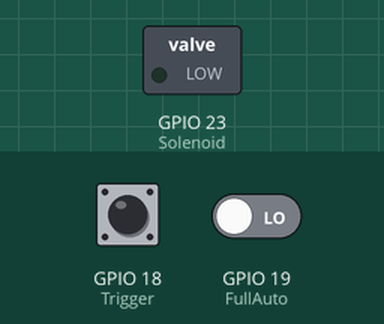
This program was run on a simulated ESP32. Parts: switched loads named in the program (green lamp = pin HIGH). Dashed ring = blinking. The test bench sets the inputs (shaded band); at power-on: GPIO 18 (Trigger) LOW, GPIO 19 (FullAuto) LOW. What the program prints to the serial monitor is not drawn.

Above: at 2.2 s.
2.3 s: GPIO 18 (Trigger) driven HIGH
At 2.9 s:
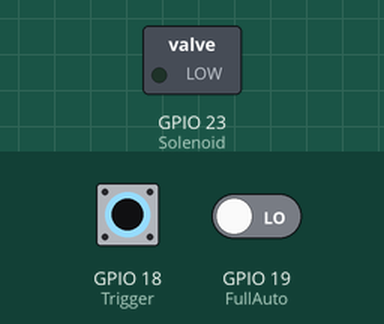
3.8 s: GPIO 19 (FullAuto) driven HIGH
At 6.7 s:
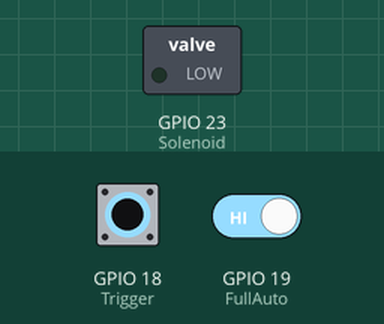
6.8 s: GPIO 18 (Trigger) driven LOW
At 7.7 s:
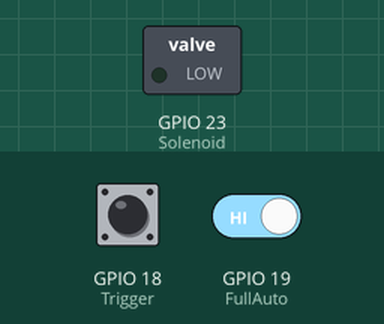
8.3 s: GPIO 18 (Trigger) pulsed HIGH 2 times (0.12 s each, 0.3 s apart)
11.9 s: GPIO 18 (Trigger) driven HIGH and GPIO 19 (FullAuto) driven LOW
At 12.7 s:
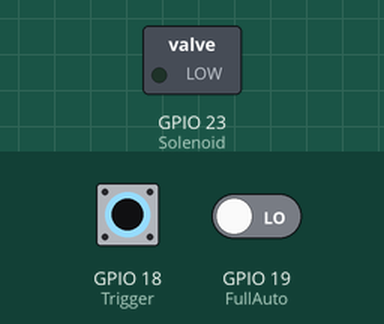
Timing chart, 0 to 14.9 s (numbered marks = the images above; inputs shaded):
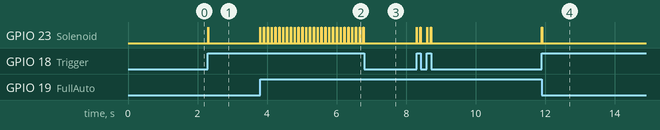

Measured:
- after the input at 2.3 s, GPIO 23 (Solenoid): LOW → HIGH at once, → LOW 0.01 s later
- after the input at 3.8 s, GPIO 23 (Solenoid): alternates HIGH for 0.01 s and LOW for 0.10 s, starting at once
- after the input at 6.8 s, GPIO 23 (Solenoid): stops changing and stays LOW
- after the input at 11.9 s, GPIO 23 (Solenoid): LOW → HIGH at once, → LOW 0.01 s later

The program:

main.cpp
```cpp
// HPIK Engine Gen3 Arduino code
// Jan Hamalainen

#include <esp32-hal-gpio.h>
#include <HardwareSerial.h>

int Trigger = 18;     // Trigger input
int FullAuto = 19;  //Full Auto Input
int Solenoid =  23;      // Solenoid output

int fullAutoState = 0;  // Read full auto state
int triggerState = 0;         // Read trigger state


int solenoidDelay = 10; // Solenoid Delay Amount
int fullAutoRps = 100; // RPS delay amount between full auto shots
int semiRps = 100;  // RPS delay amounts between semi auto shots


bool OnceAlreadyShot = false; //determines if trigger has been depressed in semi auto

void setup() {
  Serial.begin(115200);
  delay(1000); //Take some time to open up the Serial Monitor
  pinMode(Solenoid, OUTPUT); // Define solenoid output
  pinMode(Trigger, INPUT);  // Define pushbutton input trigger
  pinMode(FullAuto, INPUT);    // Define Full auto input button

}

void loop() {

  triggerState = digitalRead(Trigger); // Reading trigger

  if (triggerState == HIGH) {        // If pressed, state is HIGH
    Serial.println("state is high");
    fullAutoState = digitalRead(FullAuto);       // Full auto state. Activate Full auto


    if (fullAutoState == HIGH) {                // If pressed
      digitalWrite(Solenoid, HIGH);  // Solenoid open
      delay (solenoidDelay);
      digitalWrite(Solenoid, LOW);  // Solenoid closed
      delay (fullAutoRps);                     //debounce delay always to the end!
    }                                 // In other case, single fire
    else if (!OnceAlreadyShot) {      //shoot once, if not already shot
      digitalWrite(Solenoid, HIGH);  // solenoid open
      delay (solenoidDelay);
      digitalWrite(Solenoid, LOW);   // solenoid closed
      delay (semiRps);
      OnceAlreadyShot = true;         //Shot once
    }
  }
  else
  {
    Serial.println("state is not high");
    OnceAlreadyShot = false;          //restore to the beginning
  }
}
```
